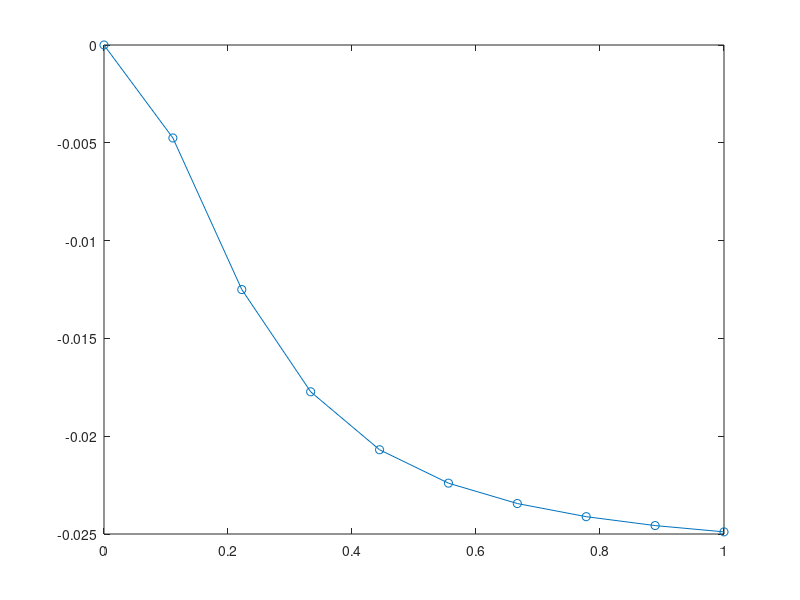

Recreate this plot in MATLAB.
clc
clear

g = 9.8;
sc = deg2rad(4.6);

Re = 23*2/3;
nu = 4.89e-6;

C2 = 3;
hsinf = (C2*nu^2*Re/(g*sin(sc)))^(1/3);
usinf = g*hsinf^2*sin(sc)/(C2*nu);

Fr = usinf/((g*hsinf*cos(sc))^(1/2));

normw = 2*pi*hsinf/usinf;
% w = normw*f
% wint = normw*0; 
% wend = normw*7;

wint = 0;
wend = 1;

Nw = 10;

Omega = linspace(wint,wend,Nw);

% long-wave approx.

for i = 1:Nw
    omega = Omega(i);
    
    LHS11 = -1i*omega;
    LHS12 = 0;
    LHS21 = -2*C2/Re;
    LHS22 = -1i*omega+C2/Re;
    
    RHS11 = -1i;
    RHS12 = -1i;
    RHS21 = -1i/Fr;
    RHS22 = -1i;
    
    LHS = [LHS11,LHS12;LHS21,LHS22];
    RHS = [RHS11,RHS12;RHS21,RHS22];
    
    [V,Dnew] = eig(LHS,RHS);
    Klist(i,:) = diag(Dnew);
    
end

    
% subplot(3,1,1)
plot(Omega,imag(Klist(:,1)),'-o')
hold on
% plot(Omega,imag(Klist(:,2)),'-o')
% hold on

% figure()
% plot(real(Klist(:,2)),imag(Klist(:,2)),'o')
% hold on

% subplot(3,1,2)
% 
% 
% plot(kk1,(real(Omegalist1)),'-o')
% hold on
% 
% subplot(3,1,3)
% plot(kk1,real(Omegalist1)./kk1','-^')
% hold on
